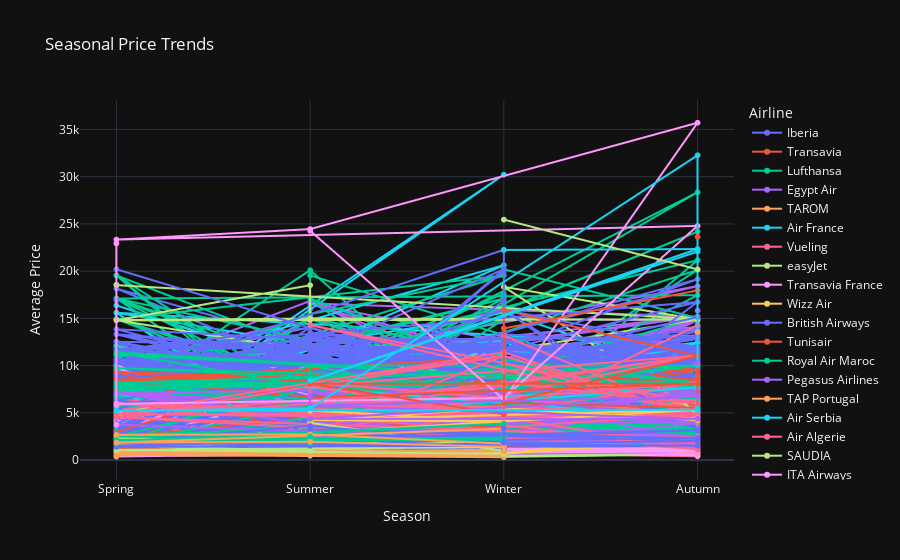

Notebook code for this chart:
### Code cell
import plotly.express as px

fig = px.line(data, 
              x='Season', 
              y='Price', 
              color='Airline',
              markers=True,
              title='Seasonal Price Trends',
              labels={'Season': 'Season', 'Price': 'Average Price'},
              template='plotly_dark')

fig.show()

### Figure 1 — Plotly figure (JSON) as saved in the notebook; plotly's stock layout.template omitted (floating-point values rounded to 4 significant figures; data arrays with more than 128 entries replaced by an {"elided": "..."} marker saying what was removed)
{"data": [{"hovertemplate": "Airline=Iberia<br>Season=%{x}<br>Average Price=%{y}<extra></extra>", "legendgroup": "Iberia", "line": {"color": "#636efa", "dash": "solid"}, "marker": {"symbol": "circle"}, "mode": "lines+markers", "name": "Iberia", "showlegend": true, "type": "scattergl", "x": {"elided": "288 str values"}, "xaxis": "x", "y": {"elided": "288 float values"}, "yaxis": "y"}, {"hovertemplate": "Airline=Transavia<br>Season=%{x}<br>Average Price=%{y}<extra></extra>", "legendgroup": "Transavia", "line": {"color": "#EF553B", "dash": "solid"}, "marker": {"symbol": "circle"}, "mode": "lines+markers", "name": "Transavia", "showlegend": true, "type": "scattergl", "x": ["Summer", "Summer", "Winter", "Summer", "Spring", "Spring", "Spring"], "xaxis": "x", "y": [2443.0, 2151.0, 2768.0, 2670.0, 1059.0, 2001.0, 2012.0], "yaxis": "y"}, {"hovertemplate": "Airline=Lufthansa<br>Season=%{x}<br>Average Price=%{y}<extra></extra>", "legendgroup": "Lufthansa", "line": {"color": "#00cc96", "dash": "solid"}, "marker": {"symbol": "circle"}, "mode": "lines+markers", "name": "Lufthansa", "showlegend": true, "type": "scattergl", "x": {"elided": "368 str values"}, "xaxis": "x", "y": {"elided": "368 float values"}, "yaxis": "y"}, {"hovertemplate": "Airline=Egypt Air<br>Season=%{x}<br>Average Price=%{y}<extra></extra>", "legendgroup": "Egypt Air", "line": {"color": "#ab63fa", "dash": "solid"}, "marker": {"symbol": "circle"}, "mode": "lines+markers", "name": "Egypt Air", "showlegend": true, "type": "scattergl", "x": {"elided": "260 str values"}, "xaxis": "x", "y": {"elided": "260 float values"}, "yaxis": "y"}, {"hovertemplate": "Airline=TAROM<br>Season=%{x}<br>Average Price=%{y}<extra></extra>", "legendgroup": "TAROM", "line": {"color": "#FFA15A", "dash": "solid"}, "marker": {"symbol": "circle"}, "mode": "lines+markers", "name": "TAROM", "showlegend": true, "type": "scattergl", "x": ["Spring", "Winter", "Spring", "Winter", "Winter", "Spring", "Spring", "Summer", "Spring", "Winter", "Winter", "Spring", "Autumn", "Winter", "Spring", "Spring", "Autumn", "Winter", "Spring", "Autumn", "Winter", "Summer", "Winter", "Autumn", "Summer", "Winter", "Spring", "Spring", "Summer", "Summer", "Autumn", "Summer", "Winter", "Spring", "Spring", "Summer", "Spring", "Winter"], "xaxis": "x", "y": [8097.0, 9353.0, 1652.0, 8021.0, 2124.0, 5728.0, 2391.0, 3058.0, 2285.0, 6574.0, 8116.0, 1870.0, 2184, 8526.0, 6413.0, 8094.0, 1747.0, 9085.0, 6112.0, 2184, 8075.0, 8086.0, 2017.0, 8081.0, 6050.0, 1993.0, 5711.0, 1526.0, 1856.0, 2703.0, 1993.0, 1960.0, 6667.0, 8094.0, 6173.0, 1856.0, 6167.0, 3093.0], "yaxis": "y"}, {"hovertemplate": "Airline=Air France<br>Season=%{x}<br>Average Price=%{y}<extra></extra>", "legendgroup": "Air France", "line": {"color": "#19d3f3", "dash": "solid"}, "marker": {"symbol": "circle"}, "mode": "lines+markers", "name": "Air France", "showlegend": true, "type": "scattergl", "x": {"elided": "509 str values"}, "xaxis": "x", "y": {"elided": "509 float values"}, "yaxis": "y"}, {"hovertemplate": "Airline=Vueling<br>Season=%{x}<br>Average Price=%{y}<extra></extra>", "legendgroup": "Vueling", "line": {"color": "#FF6692", "dash": "solid"}, "marker": {"symbol": "circle"}, "mode": "lines+markers", "name": "Vueling", "showlegend": true, "type": "scattergl", "x": ["Autumn", "Winter", "Winter", "Autumn", "Winter", "Autumn", "Winter", "Winter", "Winter", "Summer", "Summer", "Autumn", "Autumn", "Summer", "Spring", "Spring", "Spring", "Spring", "Summer", "Winter", "Winter", "Autumn", "Winter", "Winter", "Spring", "Spring", "Autumn", "Winter", "Summer", "Summer", "Winter", "Summer", "Autumn", "Autumn", "Winter", "Spring", "Summer", "Winter", "Winter", "Autumn", "Spring", "Summer", "Winter", "Summer", "Winter", "Summer", "Spring", "Summer", "Summer", "Spring", "Autumn", "Autumn", "Autumn", "Winter", "Summer", "Spring", "Summer", "Autumn", "Autumn", "Winter", "Winter", "Autumn", "Summer", "Summer", "Winter", "Autumn", "Summer", "Autumn", "Winter", "Autumn", "Spring", "Winter", "Spring", "Spring", "Summer", "Winter", "Spring", "Winter", "Autumn", "Spring", "Spring", "Autumn", "Winter", "Summer", "Winter", "Spring", "Spring", "Winter", "Spring", "Autumn", "Winter", "Winter", "Spring", "Spring", "Autumn", "Autumn", "Spring", "Summer", "Autumn", "Summer", "Autumn", "Summer", "Spring", "Summer", "Autumn", "Spring", "Spring", "Winter", "Winter"], "xaxis": "x", "y": [562.4, 537.8, 529.6, 2086.0, 709.8, 562.4, 1108.0, 813.5, 873.6, 794.4, 1335.0, 3336.0, 715.3, 1739.0, 772.6, 425.9, 2195.0, 849.0, 941.9, 614.2, 2116.0, 3216.0, 819, 537.8, 693.4, 455.9, 1946.0, 529.6, 898.2, 644.3, 614.2, 644.3, 1444.0, 914.5, 529.6, 431.3, 898.2, 704.3, 1665.0, 1346.0, 849.0, 1739.0, 693.4, 715.3, 2290.0, 1589.0, 857.2, 1070.0, 576.0, 941.9, 551.5, 993.7, 1286.0, 696.1, 1335.0, 379.5, 644.3, 2102.0, 2323.0, 819, 876.3, 1461.0, 2599.0, 1892.0, 494.1, 551.5, 1739.0, 638.8, 537.8, 1461.0, 551.5, 1537.0, 849.0, 772.6, 2648.0, 1078.0, 677.0, 1234.0, 941.9, 685.2, 1103.0, 1286.0, 537.8, 611.5, 709.8, 425.9, 521.4, 584.2, 1040.0, 715.3, 769.9, 1936.0, 772.6, 578.8, 1461.0, 1908.0, 693.4, 843.6, 1488.0, 4054.0, 401.3, 941.9, 769.9, 690.7, 838.1, 696.1, 431.3, 1299.0, 879.1], "yaxis": "y"}, {"hovertemplate": "Airline=easyJet<br>Season=%{x}<br>Average Price=%{y}<extra></extra>", "legendgroup": "easyJet", "line": {"color": "#B6E880", "dash": "solid"}, "marker": {"symbol": "circle"}, "mode": "lines+markers", "name": "easyJet", "showlegend": true, "type": "scattergl", "x": ["Summer", "Winter", "Winter", "Autumn", "Summer", "Spring", "Summer", "Spring", "Autumn", "Spring", "Spring", "Winter", "Summer", "Autumn", "Spring", "Autumn", "Spring", "Winter", "Summer", "Autumn", "Spring", "Spring", "Winter", "Autumn", "Summer", "Summer", "Summer", "Winter", "Spring", "Summer", "Summer", "Autumn", "Autumn", "Spring", "Spring", "Autumn", "Spring", "Summer", "Autumn", "Autumn", "Summer", "Spring", "Autumn", "Spring", "Autumn", "Winter", "Winter", "Winter", "Autumn", "Spring", "Autumn", "Autumn", "Winter", "Autumn", "Autumn", "Winter"], "xaxis": "x", "y": [466.8, 619.7, 761.7, 578.8, 535.1, 2681.0, 496.9, 739.8, 939.1, 1046.0, 2217.0, 821.7, 688.0, 600.6, 619.7, 985.5, 688.0, 898.2, 1668.0, 679.8, 526.9, 767.1, 344.0, 608.8, 1108.0, 1532.0, 1059.0, 436.8, 526.9, 1444.0, 677.0, 608.8, 617.0, 1698.0, 1046.0, 608.8, 516.0, 554.2, 578.8, 617.0, 1059.0, 447.7, 617.0, 595.1, 649.7, 821.7, 805.4, 898.2, 922.7, 472.3, 578.8, 608.8, 821.7, 666.1, 608.8, 2528.0], "yaxis": "y"}, {"hovertemplate": "Airline=Transavia France<br>Season=%{x}<br>Average Price=%{y}<extra></extra>", "legendgroup": "Transavia France", "line": {"color": "#FF97FF", "dash": "solid"}, "marker": {"symbol": "circle"}, "mode": "lines+markers", "name": "Transavia France", "showlegend": true, "type": "scattergl", "x": ["Autumn", "Summer", "Autumn", "Winter", "Winter", "Summer", "Autumn", "Winter", "Summer", "Autumn", "Summer", "Spring", "Winter", "Autumn", "Summer", "Spring", "Autumn", "Summer", "Winter", "Spring", "Spring", "Spring", "Spring", "Autumn", "Autumn", "Summer", "Spring", "Spring", "Autumn", "Autumn", "Summer", "Spring", "Spring", "Autumn", "Spring", "Summer", "Spring", "Autumn", "Spring", "Summer", "Autumn", "Autumn", "Summer", "Spring", "Winter", "Summer", "Spring", "Summer", "Summer", "Winter", "Summer", "Spring", "Summer", "Winter", "Autumn", "Autumn", "Winter", "Spring", "Autumn", "Spring", "Summer", "Autumn", "Autumn", "Autumn", "Summer", "Summer", "Summer", "Summer", "Winter", "Summer", "Autumn", "Spring", "Summer", "Autumn", "Winter", "Spring", "Winter", "Spring", "Winter", "Spring", "Spring", "Winter", "Autumn", "Summer", "Spring", "Summer", "Autumn", "Summer", "Autumn", "Autumn", "Spring", "Summer", "Spring", "Spring", "Spring", "Winter", "Spring", "Autumn", "Winter", "Summer", "Spring", "Spring", "Spring", "Summer", "Winter", "Winter", "Spring", "Spring", "Spring", "Winter", "Summer", "Summer", "Winter"], "xaxis": "x", "y": [4922.0, 1439.0, 2539.0, 1114.0, 3601.0, 2020.0, 2673.0, 2080.0, 2482.0, 2989.0, 524.2, 2031.0, 562.4, 3571.0, 892.7, 1799.0, 971.9, 573.3, 1108.0, 952.8, 1534.0, 1182.0, 556.9, 3134.0, 674.3, 5135.0, 4750.0, 1387.0, 4079.0, 2536.0, 1212.0, 3074.0, 707.1, 1600.0, 1065.0, 952.8, 846.3, 3134.0, 1226.0, 890.0, 745.3, 971.9, 890.0, 958.2, 1927.0, 2340.0, 2626.0, 963.7, 3445.0, 952.8, 821.7, 1168.0, 2940.0, 1308.0, 507.8, 2312.0, 742.6, 1013.0, 2037.0, 1010.0, 5635.0, 455.9, 434.1, 3093.0, 952.8, 496.9, 3372.0, 1215.0, 1605.0, 1895.0, 745.3, 1013.0, 1059.0, 4425.0, 870.9, 461.4, 1835.0, 865.4, 958.2, 379.5, 1840.0, 2492.0, 2465.0, 2290.0, 453.2, 1643.0, 854.5, 2940.0, 2539.0, 1540.0, 3077.0, 1136.0, 1226.0, 1078.0, 1226.0, 562.4, 2626.0, 477.8, 1409.0, 5397.0, 821.7, 879.1, 799.9, 3445.0, 3863.0, 1594.0, 464.1, 958.2, 1900.0, 1736.0, 704.3, 2020.0, 876.3], "yaxis": "y"}, {"hovertemplate": "Airline=Wizz Air<br>Season=%{x}<br>Average Price=%{y}<extra></extra>", "legendgroup": "Wizz Air", "line": {"color": "#FECB52", "dash": "solid"}, "marker": {"symbol": "circle"}, "mode": "lines+markers", "name": "Wizz Air", "showlegend": true, "type": "scattergl", "x": ["Winter", "Winter", "Winter"], "xaxis": "x", "y": [2378.0, 1278.0, 1330.0], "yaxis": "y"}, {"hovertemplate": "Airline=British Airways<br>Season=%{x}<br>Average Price=%{y}<extra></extra>", "legendgroup": "British Airways", "line": {"color": "#636efa", "dash": "solid"}, "marker": {"symbol": "circle"}, "mode": "lines+markers", "name": "British Airways", "showlegend": true, "type": "scattergl", "x": {"elided": "170 str values"}, "xaxis": "x", "y": {"elided": "170 float values"}, "yaxis": "y"}, {"hovertemplate": "Airline=Tunisair<br>Season=%{x}<br>Average Price=%{y}<extra></extra>", "legendgroup": "Tunisair", "line": {"color": "#EF553B", "dash": "solid"}, "marker": {"symbol": "circle"}, "mode": "lines+markers", "name": "Tunisair", "showlegend": true, "type": "scattergl", "x": ["Summer", "Summer", "Summer", "Winter", "Spring", "Summer", "Winter", "Spring", "Winter", "Winter", "Summer", "Summer", "Winter", "Summer", "Spring", "Winter", "Spring", "Spring", "Winter", "Summer", "Winter", "Autumn", "Summer", "Winter", "Autumn", "Summer", "Autumn", "Summer", "Spring", "Summer", "Summer", "Spring", "Spring", "Autumn", "Summer", "Autumn", "Winter", "Winter", "Autumn", "Winter", "Spring", "Winter", "Spring", "Summer", "Summer", "Summer", "Spring", "Spring", "Autumn", "Summer", "Autumn", "Spring", "Autumn", "Summer", "Spring", "Winter", "Spring", "Summer", "Spring", "Spring", "Winter", "Summer", "Summer", "Spring", "Winter", "Summer", "Spring", "Winter", "Spring", "Summer"], "xaxis": "x", "y": [6388.0, 6142.0, 6688.0, 6279, 2588.0, 5291.0, 2850.0, 6388.0, 5176.0, 6688.0, 6497.0, 6607.0, 5788.0, 6279, 2359.0, 6388.0, 2888.0, 2544.0, 6456.0, 6388.0, 2869.0, 6142.0, 6432.0, 6388.0, 2981.0, 6688.0, 5924.0, 2643.0, 2861.0, 5651.0, 6688.0, 6279, 3030.0, 6050.0, 6279, 3827.0, 6656.0, 7016.0, 5594.0, 6525.0, 5050.0, 7917, 2820.0, 6607.0, 6497.0, 6607.0, 6366.0, 6432.0, 8119.0, 6607.0, 6142.0, 2643.0, 6025.0, 6279, 6429.0, 6279, 2471.0, 4390.0, 6254.0, 6388.0, 3311.0, 6279, 2864.0, 2577.0, 3931.0, 4589.0, 2946.0, 6525.0, 6440.0, 6044.0], "yaxis": "y"}, {"hovertemplate": "Airline=Royal Air Maroc<br>Season=%{x}<br>Average Price=%{y}<extra></extra>", "legendgroup": "Royal Air Maroc", "line": {"color": "#00cc96", "dash": "solid"}, "marker": {"symbol": "circle"}, "mode": "lines+markers", "name": "Royal Air Maroc", "showlegend": true, "type": "scattergl", "x": {"elided": "395 str values"}, "xaxis": "x", "y": {"elided": "395 float values"}, "yaxis": "y"}, {"hovertemplate": "Airline=Pegasus Airlines<br>Season=%{x}<br>Average Price=%{y}<extra></extra>", "legendgroup": "Pegasus Airlines", "line": {"color": "#ab63fa", "dash": "solid"}, "marker": {"symbol": "circle"}, "mode": "lines+markers", "name": "Pegasus Airlines", "showlegend": true, "type": "scattergl", "x": {"elided": "137 str values"}, "xaxis": "x", "y": {"elided": "137 float values"}, "yaxis": "y"}, {"hovertemplate": "Airline=TAP Portugal<br>Season=%{x}<br>Average Price=%{y}<extra></extra>", "legendgroup": "TAP Portugal", "line": {"color": "#FFA15A", "dash": "solid"}, "marker": {"symbol": "circle"}, "mode": "lines+markers", "name": "TAP Portugal", "showlegend": true, "type": "scattergl", "x": {"elided": "242 str values"}, "xaxis": "x", "y": {"elided": "242 float values"}, "yaxis": "y"}, {"hovertemplate": "Airline=Air Serbia<br>Season=%{x}<br>Average Price=%{y}<extra></extra>", "legendgroup": "Air Serbia", "line": {"color": "#19d3f3", "dash": "solid"}, "marker": {"symbol": "circle"}, "mode": "lines+markers", "name": "Air Serbia", "showlegend": true, "type": "scattergl", "x": {"elided": "163 str values"}, "xaxis": "x", "y": {"elided": "163 float values"}, "yaxis": "y"}, {"hovertemplate": "Airline=Air Algerie<br>Season=%{x}<br>Average Price=%{y}<extra></extra>", "legendgroup": "Air Algerie", "line": {"color": "#FF6692", "dash": "solid"}, "marker": {"symbol": "circle"}, "mode": "lines+markers", "name": "Air Algerie", "showlegend": true, "type": "scattergl", "x": ["Autumn", "Winter", "Spring", "Autumn", "Spring", "Autumn", "Summer", "Summer", "Winter", "Winter", "Autumn", "Summer", "Summer", "Autumn", "Summer", "Summer", "Autumn", "Autumn", "Summer", "Summer", "Summer", "Autumn", "Autumn", "Summer", "Winter", "Autumn", "Winter", "Winter", "Spring", "Winter", "Summer", "Autumn", "Summer", "Summer", "Autumn", "Summer", "Autumn", "Autumn", "Autumn", "Summer", "Summer", "Winter", "Autumn", "Autumn", "Summer", "Autumn", "Autumn", "Autumn", "Autumn", "Autumn", "Summer", "Summer", "Autumn", "Summer"], "xaxis": "x", "y": [7054.0, 6525.0, 6134.0, 11150.0, 5313.0, 7082.0, 7054.0, 7423.0, 5930.0, 5318.0, 7054.0, 7082.0, 7082.0, 5616.0, 7472.0, 7082.0, 7082.0, 6314.0, 7082.0, 6358.0, 7412.0, 6314.0, 5506.0, 7456.0, 5635.0, 7082.0, 5332.0, 5400.0, 5326.0, 6486.0, 7054.0, 7054.0, 5318.0, 7456.0, 5616.0, 6162.0, 7054.0, 6314.0, 7054.0, 7469.0, 7082.0, 5474.0, 7082.0, 5616.0, 6137.0, 7082.0, 7082.0, 7082.0, 5506.0, 5556.0, 6140.0, 7054.0, 5556.0, 11050.0], "yaxis": "y"}, {"hovertemplate": "Airline=SAUDIA<br>Season=%{x}<br>Average Price=%{y}<extra></extra>", "legendgroup": "SAUDIA", "line": {"color": "#B6E880", "dash": "solid"}, "marker": {"symbol": "circle"}, "mode": "lines+markers", "name": "SAUDIA", "showlegend": true, "type": "scattergl", "x": ["Spring", "Summer", "Summer", "Autumn", "Autumn", "Spring", "Autumn", "Autumn", "Spring", "Spring", "Summer", "Summer", "Spring", "Summer", "Autumn", "Winter", "Autumn", "Autumn", "Spring", "Spring", "Spring"], "xaxis": "x", "y": [4952.0, 5135.0, 14980.0, 14860.0, 14880.0, 4952.0, 5157.0, 14910.0, 18520.0, 14820.0, 14980.0, 18510.0, 14790.0, 14810.0, 14910.0, 18340.0, 5040.0, 5040.0, 14810.0, 18570.0, 14850.0], "yaxis": "y"}, {"hovertemplate": "Airline=ITA Airways<br>Season=%{x}<br>Average Price=%{y}<extra></extra>", "legendgroup": "ITA Airways", "line": {"color": "#FF97FF", "dash": "solid"}, "marker": {"symbol": "circle"}, "mode": "lines+markers", "name": "ITA Airways", "showlegend": true, "type": "scattergl", "x": {"elided": "324 str values"}, "xaxis": "x", "y": {"elided": "324 float values"}, "yaxis": "y"}, {"hovertemplate": "Airline=AnadoluJet<br>Season=%{x}<br>Average Price=%{y}<extra></extra>", "legendgroup": "AnadoluJet", "line": {"color": "#FECB52", "dash": "solid"}, "marker": {"symbol": "circle"}, "mode": "lines+markers", "name": "AnadoluJet", "showlegend": true, "type": "scattergl", "x": ["Spring", "Autumn", "Winter", "Summer", "Spring", "Winter", "Winter", "Summer", "Autumn", "Winter", "Summer", "Winter", "Winter", "Winter", "Spring", "Spring", "Summer", "Winter", "Summer", "Summer", "Summer", "Winter", "Winter", "Autumn", "Summer", "Spring", "Winter", "Summer", "Winter", "Autumn", "Summer", "Spring", "Spring", "Spring", "Winter", "Spring", "Winter", "Autumn", "Autumn", "Autumn", "Spring", "Summer", "Spring", "Summer", "Spring", "Summer", "Summer", "Summer", "Winter", "Winter", "Winter", "Spring", "Autumn", "Autumn", "Spring", "Summer"], "xaxis": "x", "y": [2266.0, 1370.0, 1398.0, 1966.0, 1228.0, 1608.0, 1237.0, 1234.0, 2108.0, 1630.0, 2247.0, 1485.0, 1267.0, 2962.0, 1016.0, 1469.0, 3344.0, 1633.0, 1305.0, 1452.0, 2247.0, 1485.0, 663.4, 2108.0, 1452.0, 1597.0, 2290.0, 4756.0, 712.5, 2102.0, 1002.0, 1046.0, 1299.0, 996.5, 799.9, 1092, 649.7, 3167.0, 2490.0, 1529.0, 1046.0, 1234.0, 1198.0, 1545.0, 1985.0, 1261.0, 2435.0, 4122.0, 2419.0, 955.5, 1087.0, 1594.0, 4046.0, 1338.0, 1777.0, 4046.0], "yaxis": "y"}, {"hovertemplate": "Airline=Turkish Airlines<br>Season=%{x}<br>Average Price=%{y}<extra></extra>", "legendgroup": "Turkish Airlines", "line": {"color": "#636efa", "dash": "solid"}, "marker": {"symbol": "circle"}, "mode": "lines+markers", "name": "Turkish Airlines", "showlegend": true, "type": "scattergl", "x": {"elided": "521 str values"}, "xaxis": "x", "y": {"elided": "521 float values"}, "yaxis": "y"}, {"hovertemplate": "Airline=Aegean Airlines<br>Season=%{x}<br>Average Price=%{y}<extra></extra>", "legendgroup": "Aegean Airlines", "line": {"color": "#EF553B", "dash": "solid"}, "marker": {"symbol": "circle"}, "mode": "lines+markers", "name": "Aegean Airlines", "showlegend": true, "type": "scattergl", "x": ["Winter", "Summer", "Autumn", "Spring", "Spring", "Summer", "Spring", "Winter", "Autumn", "Autumn", "Autumn", "Autumn", "Autumn", "Autumn", "Autumn", "Summer", "Autumn", "Spring", "Spring", "Autumn", "Summer", "Summer", "Winter", "Summer", "Winter", "Summer", "Spring", "Winter", "Summer", "Autumn", "Summer", "Winter", "Autumn", "Autumn", "Spring", "Summer", "Winter", "Summer", "Winter", "Autumn", "Autumn", "Autumn", "Spring", "Summer", "Autumn", "Spring", "Spring", "Summer", "Spring", "Winter", "Summer", "Autumn", "Spring", "Winter", "Spring", "Spring", "Winter", "Autumn", "Summer", "Spring", "Summer", "Winter", "Winter", "Winter", "Summer", "Summer", "Summer", "Autumn", "Autumn", "Spring", "Summer", "Autumn", "Summer"], "xaxis": "x", "y": [8580.0, 2484.0, 9500.0, 8520.0, 1630.0, 9369.0, 8357.0, 9334.0, 8518.0, 8002.0, 9118.0, 2730, 8681.0, 1884.0, 1993.0, 2973.0, 1529.0, 1993.0, 8471.0, 3085.0, 8152.0, 8681.0, 2725.0, 3221.0, 8490.0, 2539.0, 8529.0, 2984.0, 8471.0, 2102.0, 2730, 7609.0, 1884.0, 3030.0, 9369.0, 2102.0, 9386.0, 1993.0, 8346.0, 1884.0, 1993.0, 1529.0, 7614.0, 8534.0, 1911, 1119.0, 2959.0, 9500.0, 8452.0, 10920.0, 8477.0, 1758.0, 1119.0, 8086.0, 9334.0, 8485.0, 9247.0, 8138.0, 8299.0, 8152.0, 9334.0, 2484.0, 9162.0, 1851.0, 3030.0, 8146.0, 1993.0, 9910.0, 8518.0, 2484.0, 1993.0, 2730, 3085.0], "yaxis": "y"}, {"hovertemplate": "Airline=KLM<br>Season=%{x}<br>Average Price=%{y}<extra></extra>", "legendgroup": "KLM", "line": {"color": "#00cc96", "dash": "solid"}, "marker": {"symbol": "circle"}, "mode": "lines+markers", "name": "KLM", "showlegend": true, "type": "scattergl", "x": ["Winter", "Summer", "Winter", "Winter", "Spring", "Summer", "Summer", "Spring", "Winter", "Autumn", "Summer", "Autumn", "Winter", "Winter", "Autumn", "Autumn", "Autumn", "Spring", "Spring", "Winter", "Autumn", "Autumn", "Spring", "Autumn", "Summer", "Autumn", "Winter", "Winter", "Winter", "Summer", "Spring", "Winter", "Autumn", "Autumn", "Autumn", "Winter", "Winter", "Autumn", "Spring", "Spring", "Autumn", "Autumn", "Autumn", "Autumn", "Autumn", "Autumn", "Winter", "Autumn", "Autumn", "Autumn", "Winter", "Autumn", "Autumn", "Spring", "Autumn", "Autumn", "Autumn", "Winter", "Summer", "Winter", "Autumn", "Spring", "Spring", "Autumn", "Spring", "Autumn", "Summer", "Summer", "Winter", "Spring", "Winter", "Autumn", "Winter", "Autumn", "Spring", "Spring", "Winter", "Autumn", "Autumn", "Autumn", "Summer", "Autumn", "Spring", "Winter", "Winter", "Autumn", "Spring", "Autumn", "Spring", "Winter", "Autumn", "Autumn", "Autumn", "Spring", "Summer", "Summer", "Summer", "Autumn", "Autumn", "Autumn", "Autumn", "Winter", "Autumn", "Winter", "Spring", "Summer", "Autumn", "Summer", "Spring", "Autumn"], "xaxis": "x", "y": [9992.0, 3140.0, 3107.0, 3803.0, 8163.0, 8190, 10020.0, 1360.0, 7712.0, 3194.0, 7617.0, 1638, 7898.0, 3849.0, 3879.0, 8190, 8190, 7753.0, 1616.0, 10050.0, 8190, 1911, 7589.0, 3049.0, 2703.0, 1832.0, 3781.0, 8302.0, 1862.0, 7750.0, 11410.0, 8952.0, 1665.0, 3030.0, 2566.0, 9992.0, 7898.0, 3879.0, 2482.0, 11193, 7753.0, 8152.0, 1832.0, 8190, 7753.0, 8190, 10620.0, 8163.0, 3112.0, 1884.0, 3849.0, 2894.0, 1638, 1848.0, 7753.0, 2757.0, 1747.0, 8043.0, 8163.0, 4166.0, 3003, 8100.0, 7720.0, 1856.0, 2596.0, 3049.0, 4521.0, 8468.0, 8040.0, 8160.0, 7494.0, 9992.0, 8122.0, 2675.0, 1638, 2675.0, 3814.0, 1993.0, 7617.0, 1911, 10020.0, 9992.0, 8190, 9203.0, 1624.0, 2675.0, 7617.0, 8163.0, 9730.0, 7912.0, 3194.0, 8135.0, 1747.0, 2487.0, 7617.0, 5870.0, 7753.0, 1993.0, 7753.0, 1665.0, 4521.0, 9992.0, 1611.0, 3814.0, 7734.0, 8190, 3049.0, 2457, 2219.0, 3049.0], "yaxis": "y"}, {"hovertemplate": "Airline=LOT<br>Season=%{x}<br>Average Price=%{y}<extra></extra>", "legendgroup": "LOT", "line": {"color": "#ab63fa", "dash": "solid"}, "marker": {"symbol": "circle"}, "mode": "lines+markers", "name": "LOT", "showlegend": true, "type": "scattergl", "x": ["Autumn", "Spring", "Summer", "Autumn", "Summer", "Winter", "Winter", "Autumn", "Autumn", "Summer", "Autumn", "Winter", "Spring", "Spring", "Spring", "Autumn", "Autumn", "Summer", "Summer", "Winter", "Winter", "Autumn", "Summer", "Autumn", "Winter", "Summer", "Autumn", "Winter", "Spring", "Winter", "Summer", "Autumn", "Winter", "Autumn", "Autumn", "Autumn", "Winter", "Summer", "Winter", "Summer", "Summer", "Winter", "Spring", "Summer"], "xaxis": "x", "y": [3931.0, 7128.0, 3686.0, 1938.0, 2239.0, 7906.0, 1971.0, 7344.0, 3931.0, 3931.0, 2512.0, 2159.0, 7144.0, 3765.0, 3762.0, 1611.0, 1611.0, 3672.0, 7344.0, 3789.0, 6841.0, 7101.0, 2187.0, 2512.0, 3773.0, 7180.0, 7344.0, 3797.0, 7150.0, 3781.0, 4540.0, 3931.0, 7131.0, 1611.0, 3931.0, 3931.0, 1764.0, 7985.0, 7164.0, 4545.0, 7480.0, 1764.0, 7131.0, 7344.0], "yaxis": "y"}, {"hovertemplate": "Airline=Wizz Air Malta<br>Season=%{x}<br>Average Price=%{y}<extra></extra>", "legendgroup": "Wizz Air Malta", "line": {"color": "#FFA15A", "dash": "solid"}, "marker": {"symbol": "circle"}, "mode": "lines+markers", "name": "Wizz Air Malta", "showlegend": true, "type": "scattergl", "x": ["Spring", "Spring", "Spring", "Winter", "Winter", "Spring", "Winter", "Spring", "Winter", "Winter", "Winter", "Spring", "Summer", "Winter", "Summer", "Spring", "Spring", "Spring", "Summer", "Spring", "Winter", "Summer", "Winter"], "xaxis": "x", "y": [758.9, 633.4, 565.1, 303.0, 936.4, 554.2, 324.9, 835.4, 922.7, 324.9, 578.8, 578.8, 595.1, 1111.0, 865.4, 488.7, 379.5, 540.5, 1081.0, 704.3, 565.1, 1081.0, 447.7], "yaxis": "y"}, {"hovertemplate": "Airline=Austrian Airlines<br>Season=%{x}<br>Average Price=%{y}<extra></extra>", "legendgroup": "Austrian Airlines", "line": {"color": "#19d3f3", "dash": "solid"}, "marker": {"symbol": "circle"}, "mode": "lines+markers", "name": "Austrian Airlines", "showlegend": true, "type": "scattergl", "x": ["Autumn", "Summer", "Summer", "Autumn", "Autumn", "Autumn", "Autumn", "Autumn", "Autumn", "Autumn", "Summer", "Autumn", "Summer", "Summer", "Summer", "Autumn"], "xaxis": "x", "y": [7685.0, 4862.0, 7685.0, 4409.0, 4412.0, 7685.0, 4862.0, 6309.0, 4862.0, 7685.0, 5829.0, 4862.0, 6309.0, 8190, 6309.0, 4862.0], "yaxis": "y"}, {"hovertemplate": "Airline=SWISS<br>Season=%{x}<br>Average Price=%{y}<extra></extra>", "legendgroup": "SWISS", "line": {"color": "#FF6692", "dash": "solid"}, "marker": {"symbol": "circle"}, "mode": "lines+markers", "name": "SWISS", "showlegend": true, "type": "scattergl", "x": ["Winter", "Autumn", "Autumn", "Summer", "Summer", "Autumn", "Winter", "Winter", "Spring", "Winter", "Spring", "Winter", "Summer", "Winter", "Spring", "Autumn", "Summer", "Summer", "Winter", "Autumn", "Summer", "Winter", "Summer", "Autumn", "Winter", "Autumn", "Autumn", "Autumn", "Summer", "Autumn", "Summer", "Summer", "Winter", "Summer", "Summer", "Autumn", "Autumn", "Autumn", "Spring", "Summer", "Autumn", "Autumn", "Summer", "Summer", "Autumn", "Autumn", "Autumn", "Autumn", "Autumn", "Winter", "Spring", "Winter", "Autumn", "Autumn", "Winter", "Autumn", "Autumn", "Spring", "Summer", "Summer", "Summer", "Summer", "Autumn", "Winter", "Winter", "Summer", "Autumn", "Summer", "Autumn"], "xaxis": "x", "y": [8201.0, 5954.0, 4868.0, 5954.0, 5954.0, 4537.0, 11050.0, 7816.0, 4873.0, 4436.0, 5957.0, 4873.0, 7813.0, 11050.0, 4543.0, 1207.0, 7813.0, 5954.0, 8201.0, 11060.0, 2755.0, 11050.0, 8198.0, 4870.0, 4436.0, 14290.0, 4537.0, 4540.0, 4870.0, 11070.0, 7813.0, 7813.0, 4873.0, 4870.0, 6317.0, 4870.0, 1739.0, 2353.0, 4543.0, 5954.0, 4537.0, 1108.0, 6317.0, 4870.0, 8198.0, 4540.0, 8198.0, 4870.0, 4870.0, 4873.0, 4873.0, 11420.0, 4540.0, 5954.0, 10270.0, 4868.0, 1736.0, 5957.0, 5020.0, 6323.0, 4540.0, 4870.0, 4537.0, 13180.0, 10270.0, 14290.0, 4870.0, 2042.0, 8198.0], "yaxis": "y"}, {"hovertemplate": "Airline=TUI Fly Belgium<br>Season=%{x}<br>Average Price=%{y}<extra></extra>", "legendgroup": "TUI Fly Belgium", "line": {"color": "#B6E880", "dash": "solid"}, "marker": {"symbol": "circle"}, "mode": "lines+markers", "name": "TUI Fly Belgium", "showlegend": true, "type": "scattergl", "x": ["Winter", "Spring", "Winter", "Winter", "Spring", "Summer", "Summer", "Winter", "Winter", "Spring"], "xaxis": "x", "y": [1379.0, 1084.0, 660.7, 2195.0, 1521.0, 971.9, 3956.0, 977.3, 1807.0, 2282.0], "yaxis": "y"}, {"hovertemplate": "Airline=Qatar Airways<br>Season=%{x}<br>Average Price=%{y}<extra></extra>", "legendgroup": "Qatar Airways", "line": {"color": "#FF97FF", "dash": "solid"}, "marker": {"symbol": "circle"}, "mode": "lines+markers", "name": "Qatar Airways", "showlegend": true, "type": "scattergl", "x": ["Summer", "Winter", "Autumn", "Summer", "Spring", "Autumn", "Winter", "Spring", "Spring", "Spring"], "xaxis": "x", "y": [24270.0, 6416.0, 35710.0, 24450.0, 23340.0, 24790.0, 6579.0, 5954.0, 5820.0, 22932], "yaxis": "y"}, {"hovertemplate": "Airline=Air Europa<br>Season=%{x}<br>Average Price=%{y}<extra></extra>", "legendgroup": "Air Europa", "line": {"color": "#FECB52", "dash": "solid"}, "marker": {"symbol": "circle"}, "mode": "lines+markers", "name": "Air Europa", "showlegend": true, "type": "scattergl", "x": ["Spring", "Autumn", "Summer", "Autumn", "Autumn", "Autumn", "Autumn", "Winter", "Summer", "Winter", "Summer"], "xaxis": "x", "y": [1643.0, 5324.0, 4232.0, 4450.0, 4232.0, 4232.0, 4232.0, 5490.0, 4232.0, 4090.0, 5244.0], "yaxis": "y"}, {"hovertemplate": "Airline=Air Arabia Maroc<br>Season=%{x}<br>Average Price=%{y}<extra></extra>", "legendgroup": "Air Arabia Maroc", "line": {"color": "#636efa", "dash": "solid"}, "marker": {"symbol": "circle"}, "mode": "lines+markers", "name": "Air Arabia Maroc", "showlegend": true, "type": "scattergl", "x": ["Winter", "Winter", "Winter", "Summer", "Spring", "Spring", "Spring", "Winter", "Winter", "Spring", "Summer", "Spring", "Spring", "Autumn", "Winter", "Winter", "Summer", "Winter", "Summer", "Winter", "Autumn", "Spring", "Autumn", "Summer", "Autumn", "Summer", "Winter", "Winter", "Winter"], "xaxis": "x", "y": [1892.0, 1668.0, 1826.0, 3620.0, 1878.0, 2725.0, 1398.0, 1512.0, 1507.0, 2127.0, 1977.0, 1504.0, 1777.0, 1521.0, 1671.0, 2260.0, 2869.0, 1826.0, 2695.0, 2501.0, 3153.0, 1780.0, 2318.0, 3246.0, 2009.0, 1518.0, 2263.0, 1160.0, 2512.0], "yaxis": "y"}, {"hovertemplate": "Airline=Kuwait Airways<br>Season=%{x}<br>Average Price=%{y}<extra></extra>", "legendgroup": "Kuwait Airways", "line": {"color": "#EF553B", "dash": "solid"}, "marker": {"symbol": "circle"}, "mode": "lines+markers", "name": "Kuwait Airways", "showlegend": true, "type": "scattergl", "x": ["Winter", "Autumn", "Autumn", "Autumn", "Autumn", "Winter", "Autumn", "Winter", "Winter", "Summer", "Autumn", "Summer"], "xaxis": "x", "y": [13940.0, 17960.0, 5378.0, 11080.0, 5542.0, 6031.0, 11030.0, 15890.0, 4840.0, 8081.0, 8081.0, 6634.0], "yaxis": "y"}, {"hovertemplate": "Airline=Air Malta<br>Season=%{x}<br>Average Price=%{y}<extra></extra>", "legendgroup": "Air Malta", "line": {"color": "#00cc96", "dash": "solid"}, "marker": {"symbol": "circle"}, "mode": "lines+markers", "name": "Air Malta", "showlegend": true, "type": "scattergl", "x": ["Spring", "Spring", "Spring", "Winter", "Spring", "Winter", "Spring", "Winter", "Spring", "Summer", "Summer"], "xaxis": "x", "y": [2168.0, 1780.0, 1774.0, 3866.0, 2028.0, 2381.0, 2140.0, 2159.0, 2009.0, 1780.0, 2037.0], "yaxis": "y"}, {"hovertemplate": "Airline=Brussels Airlines<br>Season=%{x}<br>Average Price=%{y}<extra></extra>", "legendgroup": "Brussels Airlines", "line": {"color": "#ab63fa", "dash": "solid"}, "marker": {"symbol": "circle"}, "mode": "lines+markers", "name": "Brussels Airlines", "showlegend": true, "type": "scattergl", "x": ["Autumn", "Summer", "Autumn", "Autumn", "Autumn", "Summer", "Autumn", "Summer", "Autumn", "Summer", "Autumn", "Autumn", "Summer", "Summer"], "xaxis": "x", "y": [4365.0, 5785.0, 4368, 4365.0, 4368, 5785.0, 6735.0, 4379.0, 6735.0, 4368, 4365.0, 4365.0, 5785.0, 6735.0], "yaxis": "y"}, {"hovertemplate": "Airline=CitizenPlane<br>Season=%{x}<br>Average Price=%{y}<extra></extra>", "legendgroup": "CitizenPlane", "line": {"color": "#FFA15A", "dash": "solid"}, "marker": {"symbol": "circle"}, "mode": "lines+markers", "name": "CitizenPlane", "showlegend": true, "type": "scattergl", "x": ["Winter", "Spring", "Summer", "Winter", "Winter", "Winter", "Summer", "Spring"], "xaxis": "x", "y": [3320.0, 1859.0, 1936.0, 1406.0, 909.1, 1731.0, 2725.0, 2681.0], "yaxis": "y"}, {"hovertemplate": "Airline=Emirates<br>Season=%{x}<br>Average Price=%{y}<extra></extra>", "legendgroup": "Emirates", "line": {"color": "#19d3f3", "dash": "solid"}, "marker": {"symbol": "circle"}, "mode": "lines+markers", "name": "Emirates", "showlegend": true, "type": "scattergl", "x": ["Autumn", "Autumn", "Spring", "Summer", "Summer", "Summer", "Autumn", "Autumn", "Autumn", "Summer", "Autumn", "Autumn", "Winter"], "xaxis": "x", "y": [5468.0, 5326.0, 5233.0, 5468.0, 5468.0, 5468.0, 32270.0, 10120.0, 22340.0, 8389.0, 22070.0, 22340.0, 22240.0], "yaxis": "y"}, {"hovertemplate": "Airline=EL AL<br>Season=%{x}<br>Average Price=%{y}<extra></extra>", "legendgroup": "EL AL", "line": {"color": "#FF6692", "dash": "solid"}, "marker": {"symbol": "circle"}, "mode": "lines+markers", "name": "EL AL", "showlegend": true, "type": "scattergl", "x": ["Winter"], "xaxis": "x", "y": [9440.0], "yaxis": "y"}, {"hovertemplate": "Airline=Gulf Air<br>Season=%{x}<br>Average Price=%{y}<extra></extra>", "legendgroup": "Gulf Air", "line": {"color": "#B6E880", "dash": "solid"}, "marker": {"symbol": "circle"}, "mode": "lines+markers", "name": "Gulf Air", "showlegend": true, "type": "scattergl", "x": ["Autumn", "Winter"], "xaxis": "x", "y": [20190.0, 25460.0], "yaxis": "y"}, {"hovertemplate": "Airline=Volotea<br>Season=%{x}<br>Average Price=%{y}<extra></extra>", "legendgroup": "Volotea", "line": {"color": "#FF97FF", "dash": "solid"}, "marker": {"symbol": "circle"}, "mode": "lines+markers", "name": "Volotea", "showlegend": true, "type": "scattergl", "x": ["Spring"], "xaxis": "x", "y": [3740.0], "yaxis": "y"}, {"hovertemplate": "Airline=Eurowings<br>Season=%{x}<br>Average Price=%{y}<extra></extra>", "legendgroup": "Eurowings", "line": {"color": "#FECB52", "dash": "solid"}, "marker": {"symbol": "circle"}, "mode": "lines+markers", "name": "Eurowings", "showlegend": true, "type": "scattergl", "x": ["Summer"], "xaxis": "x", "y": [2432.0], "yaxis": "y"}, {"hovertemplate": "Airline=Multiple Airlines<br>Season=%{x}<br>Average Price=%{y}<extra></extra>", "legendgroup": "Multiple Airlines", "line": {"color": "#636efa", "dash": "solid"}, "marker": {"symbol": "circle"}, "mode": "lines+markers", "name": "Multiple Airlines", "showlegend": true, "type": "scattergl", "x": ["Winter", "Winter"], "xaxis": "x", "y": [1840.0, 3333.0], "yaxis": "y"}, {"hovertemplate": "Airline=Etihad Airways<br>Season=%{x}<br>Average Price=%{y}<extra></extra>", "legendgroup": "Etihad Airways", "line": {"color": "#EF553B", "dash": "solid"}, "marker": {"symbol": "circle"}, "mode": "lines+markers", "name": "Etihad Airways", "showlegend": true, "type": "scattergl", "x": ["Autumn"], "xaxis": "x", "y": [23640.0], "yaxis": "y"}, {"hovertemplate": "Airline=FLYONE<br>Season=%{x}<br>Average Price=%{y}<extra></extra>", "legendgroup": "FLYONE", "line": {"color": "#00cc96", "dash": "solid"}, "marker": {"symbol": "circle"}, "mode": "lines+markers", "name": "FLYONE", "showlegend": true, "type": "scattergl", "x": ["Summer"], "xaxis": "x", "y": [2476.0], "yaxis": "y"}, {"hovertemplate": "Airline=Croatia Airlines<br>Season=%{x}<br>Average Price=%{y}<extra></extra>", "legendgroup": "Croatia Airlines", "line": {"color": "#ab63fa", "dash": "solid"}, "marker": {"symbol": "circle"}, "mode": "lines+markers", "name": "Croatia Airlines", "showlegend": true, "type": "scattergl", "x": ["Autumn"], "xaxis": "x", "y": [10240.0], "yaxis": "y"}, {"hovertemplate": "Airline=Finnair<br>Season=%{x}<br>Average Price=%{y}<extra></extra>", "legendgroup": "Finnair", "line": {"color": "#FFA15A", "dash": "solid"}, "marker": {"symbol": "circle"}, "mode": "lines+markers", "name": "Finnair", "showlegend": true, "type": "scattergl", "x": ["Autumn"], "xaxis": "x", "y": [13570.0], "yaxis": "y"}], "layout": {"legend": {"title": {"text": "Airline"}, "tracegroupgap": 0}, "title": {"text": "Seasonal Price Trends"}, "xaxis": {"anchor": "y", "domain": [0, 1], "title": {"text": "Season"}}, "yaxis": {"anchor": "x", "domain": [0, 1], "title": {"text": "Average Price"}}}}
